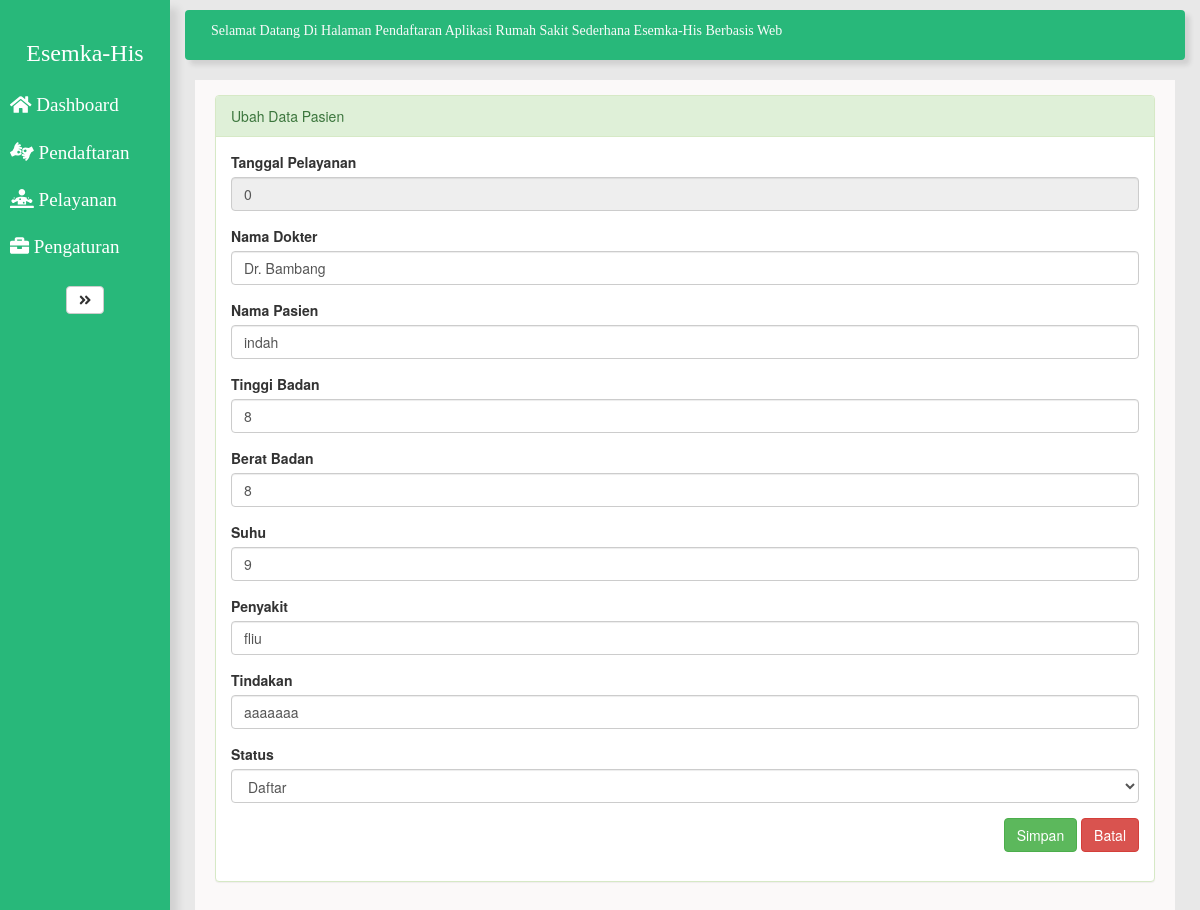
The page /admin/edit_pelayanan.php?id=1 on the database its author committed.
### tables this page shows
CREATE TABLE `pelayanan` (
  `id_pelayanan` int(11) NOT NULL,
  `tgl_pelayanan` text NOT NULL,
  `id_dokter` text NOT NULL,
  `nama_pasien` text NOT NULL,
  `tinggi_badan` int(11) NOT NULL,
  `berat_badan` int(11) NOT NULL,
  `suhu` int(11) NOT NULL,
  `penyakit` text NOT NULL,
  `tindakan` text NOT NULL,
  `status` text NOT NULL
);

### admin/edit_pelayanan.php (the view, shortened to what this page needs)
<html>
  <head>
    <link rel="stylesheet" href="style.css">
    <link rel="stylesheet" type="text/css" href="https://maxcdn.bootstrapcdn.com/bootstrap/3.3.7/css/bootstrap.min.css" />
    <link rel="stylesheet" href="https://maxcdn.bootstrapcdn.com/bootstrap/3.4.0/css/bootstrap.min.css">
  </head>
  <body>
    <div class="wrapper">
      <nav id="sidebar">
        <div class="sidebar-header">
          <a href="index.php"><h3>Esemka-His</h3>
          </a>
        </div>
        <ul class="list-unstyled components">
          <li>
            <a href="index.php">
              <i class="fas fa-home"></i>
              Dashboard
            </a>
          </li>
          <li>
            <a href="pendaftaran.php">
              <i class="fas fa-american-sign-language-interpreting"></i>
              Pendaftaran
            </a>
          </li>
          <li>
            <a href="pelayanan.php">
              <i class="fas fa-diagnoses"></i>
              Pelayanan
            </a>
          </li>
          <li>
            <a href="dokter.php">
              <i class="fas fa-briefcase"></i>
              Pengaturan
            </a>
          </li>
        </ul>
        <button type="button" id="sidebarCollapse" class="btn btn-default">
            <i class="fas fa-angle-double-right"></i>
        </button>
      </nav>
        <div id="content">
          <nav class="navbar navbar-expand-lg ">
              <div class="container-fluid">
                <marquee>Selamat Datang Di Halaman Pendaftaran Aplikasi Rumah Sakit Sederhana Esemka-His Berbasis Web</marquee>
              </div>
          </nav>
          <div class="page-wrapper" >
          <div style="padding: 15px 20px;background-color: #fbf9f9; min-height: 500px; margin-right: 15px; margin-left: 5px; margin-bottom: 0px;" >
              <div id="page-inner">
                        <div class="panel panel-success">
                          <div class="panel-heading">Ubah Data Pasien </div>
                            <div class="panel-body">
                              <div class="row">
                                <div class="col-md-12">
                                  <?php
                                    include "../config.php";
                                    $id = $_GET['id'];
                                    $sql = mysqli_query  ($koneksi,"SELECT * FROM pelayanan WHERE id_pelayanan='$id'");
                                    $data = mysqli_fetch_array($sql)
                                  ?>
                                  <form method="post" action="update_pelayanan.php?id=<?php echo $id; ?>">
                                      <div class="form-group">
                                          <label>Tanggal Pelayanan</label>
                                          <input class="form-control" type="text" name="tgl_pelayanan" value="<?php echo $data['tgl_pelayanan']; ?>"readonly>
                                      </div>
                                      <div class="form-group">
                                          <label>Nama Dokter</label>
                                          <input class="form-control" type="text" name="id_dokter" value="<?php echo $data['id_dokter']; ?>">
                                      </div>
                                      <div class="form-group">
                                          <label>Nama Pasien</label>
                                          <input class="form-control" type="text" name="nama_pasien" value="<?php echo $data['nama_pasien']; ?>">
                                      </div>
                                      <div class="form-group">
                                          <label>Tinggi Badan</label>
                                          <input class="form-control" type="text" name="tinggi_badan" value="<?php echo $data['tinggi_badan']; ?>">
                                      </div>
                                      <div class="form-group">
                                          <label>Berat Badan</label>
                                          <input class="form-control" type="text" name="berat_badan" value="<?php echo $data['berat_badan']; ?>">
                                      </div>
                                      <div class="form-group">
                                          <label>Suhu</label>
                                          <input class="form-control" type="text" name="suhu" value="<?php echo $data['suhu']; ?>">
                                      </div>
                                      <div class="form-group">
                                          <label>Penyakit</label>
                                          <input class="form-control" type="text" name="penyakit" value="<?php echo $data['penyakit']; ?>">
                                      </div>
                                      <div class="form-group">
                                          <label>Tindakan </label>
                                          <input class="form-control" type="text" name="tindakan" value="<?php echo $data['tindakan']; ?>">
                                      </div>
                                      <div class="form-group">
                                          <label>Status</label>
                                          <select name="status" id="status" class="form-control">
                                            <option value="Daftar">Daftar</option>
                                          </select>
                                      </div>
                                      <div align="right" >
                                      <input type="submit" name="Ubah" id="simpan" value="Simpan" class="btn btn-success" />
                                      <a href="pelayanan.php"><input type="button" value="Batal" class="btn btn-danger"></a></td>
                                      </div>
                                  </form>
                                </div>
                            </div>
                          </div>
                        </div>
              </div>
            </div>
          </div>
        </div>
    </div>
  </body>
</html>

### admin/style.css (style rules this page uses)
body { font-family: 'Poppins', sans-serif; background: #999; }
a, a:hover, a:focus { color: inherit; text-decoration: none; transition: all 0.3s; }
.navbar { padding: 10px; font-family: 'Times New Roman', Times, serif; color: #fafafa; background: rgb(40, 184, 122); border:none; border-radius: 0; margin-left: -5px; margin-right: 5px; box-shadow: 5px 5px 5px rgba(0, 0, 0, 0.1); }
.wrapper { display: flex; align-items: stretch; background: rgb(232, 232, 232); }
#sidebar { font-family: 'Times New Roman', Times, serif; text-align: center; font-size: 13pt; color: #fff; min-width: 170px; max-width: 180px; background: rgb(40, 184, 122); transition: all 0.3s; outline: 0px; box-shadow: 8px 8px 8px rgba(0, 0, 0, 0.1); }
#sidebar ul li a { text-align: left; color: #fff; font-family: 'Times New Roman', Times, serif; }
#sidebar .sidebar-header h3 { padding-top: 20px; background: rgb(40, 184, 122); color: #fff; font-family: 'Times New Roman', Times, serif; }
#sidebar ul.components { padding: 5px 0; border-bottom: 1px solid rgb(40, 184, 122); }
#sidebar ul li a { padding: 10px; font-size: 1.1em; display: block; }
#content { width: 100%; padding: 10px; padding-left: 20px; min-height: 100vh; transition: all 0.3s; }

### rows shown on the page
pelayanan: tgl_pelayanan "0", id_dokter "Dr. Bambang", nama_pasien "indah", tinggi_badan "8", berat_badan "8", suhu "9", penyakit "fliu", tindakan "aaaaaaa"
